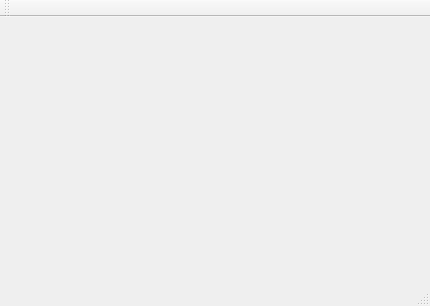
<?xml version="1.0" encoding="UTF-8"?>
<ui version="4.0">
 <class>MainWindow</class>
 <widget class="QMainWindow" name="MainWindow">
  <property name="geometry">
   <rect>
    <x>0</x>
    <y>0</y>
    <width>430</width>
    <height>306</height>
   </rect>
  </property>
  <property name="windowTitle">
   <string>MainWindow</string>
  </property>
  <widget class="QWidget" name="centralWidget"/>
  <widget class="QMenuBar" name="menuBar">
   <property name="geometry">
    <rect>
     <x>0</x>
     <y>0</y>
     <width>430</width>
     <height>25</height>
    </rect>
   </property>
  </widget>
  <widget class="QToolBar" name="mainToolBar">
   <attribute name="toolBarArea">
    <enum>TopToolBarArea</enum>
   </attribute>
   <attribute name="toolBarBreak">
    <bool>false</bool>
   </attribute>
  </widget>
  <widget class="QStatusBar" name="statusBar"/>
 </widget>
 <layoutdefault spacing="6" margin="11"/>
 <resources/>
 <connections/>
</ui>
